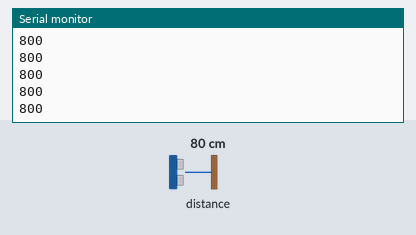
A program run on a simulated Teensy 3. Parts: the last lines printed to the serial monitor. Inputs (shaded band) come from the test bench; at power-on: distance to the obstacle 80 cm.

Above: at 1.2 s.
1.3 s: distance to the obstacle set to 2 cm
At 2.1 s:
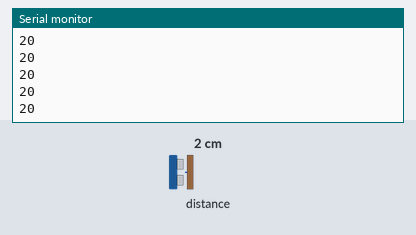
2.8 s: distance to the obstacle set to 4 cm
At 3.4 s:
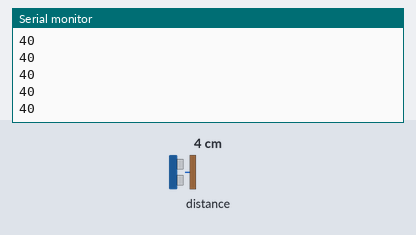
Timing chart, 0 to 5.8 s (numbered marks = the images above; inputs shaded):
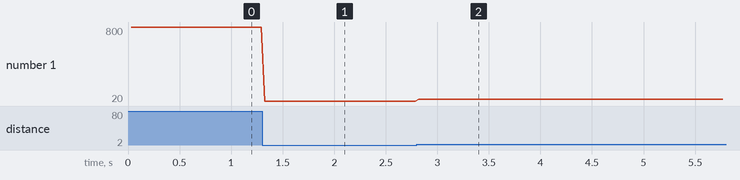

Measured:
- after the input at 1.3 s, the serial monitor: prints a new line at once (image 1)
- after the input at 2.8 s, the serial monitor: prints a new line at once (image 2)
- plotted number 1: 800 → 20 after the input at 1.3 s, 20 → 40 after the input at 2.8 s

The program:

main.cpp
```cpp
#include <Arduino.h>
#include <Adafruit_Sensor.h>
#include "SPI.h"
#include "Adafruit_VL53L0X.h"

Adafruit_VL53L0X lox = Adafruit_VL53L0X();
int lastMidiValue = 0;

void setup() {
  Serial.begin(115200);
  Serial.println("Adafruit VL53L0X test");
  if (!lox.begin()) {
    Serial.println(F("Failed to boot VL53L0X"));
    while(1);
  }
  // power
  Serial.println(F("VL53L0X API Simple Ranging example\n\n"));
}


void loop() {
  VL53L0X_RangingMeasurementData_t measure;

  // Serial.print("Reading a measurement... ");
  lox.rangingTest(&measure, false); // pass in 'true' to get debug data printout!

  if (measure.RangeStatus != 4) {  // phase failures have incorrect data
    // Serial.print("Distance (mm): ");
    int measurement = measure.RangeMilliMeter;
    if(measurement > 2000) measurement = 0;
    Serial.println(measurement);
    int midiValue = constrain(map(measurement,40,200,0,127),0,127);
    if(lastMidiValue != midiValue){
      usbMIDI.sendControlChange(1,midiValue,1);
      lastMidiValue = midiValue;
    }

  } else {
    Serial.println(0);
  }

  //delay(100);
}
```
